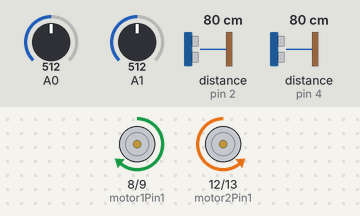
The sketch below on a simulated Arduino Mega 2560, built with avr-gcc and run on an emulated ATmega2560. Shown: motor-driver pin pairs drawn as motors (green arrow = first pin HIGH = forward, orange = second pin HIGH = backward, longer = more drive, scaled by the enable pin). The test bench sets the inputs (shaded band); at power-on: A0 = 512, A1 = 512, distance to the obstacle (sensors on pin 2, pin 4) 80 cm. The echo pulse lasts 58.3 µs per cm; what the sketch prints to the serial monitor is not drawn.

Above: at 1.2 s.
1.3 s: A0 set to 594
2.8 s: A0 set to 626
At 3.4 s:
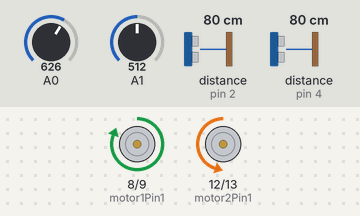
4.3 s: A1 set to 780
At 5.5 s:
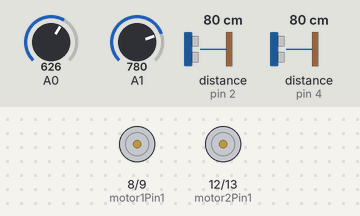
5.8 s: A0 set to 600
At 7.1 s:
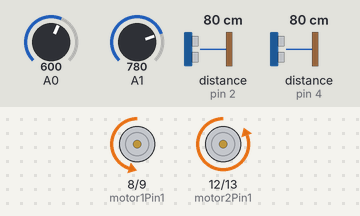
7.5 s: A0 set to 620
At 8.1 s:
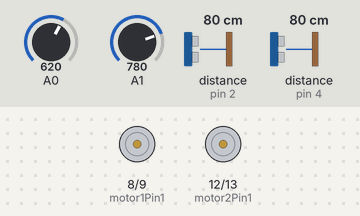
9.0 s: A0 set to 306
At 9.6 s:
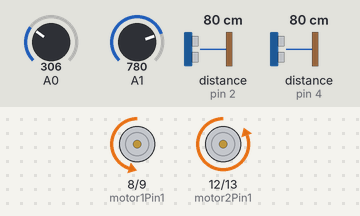
Timing chart, 0 to 11.7 s (numbered marks = the images above; inputs shaded):
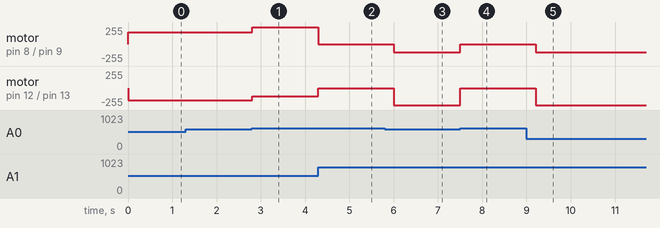

The sketch:

line_tracking.ino
```cpp
// ---------------------------------------------------------------------------
// This example code was used to successfully communicate with 15 ultrasonic sensors. You can adjust
// the number of sensors in your project by changing SONAR_NUM and the number of NewPing objects in the
// "sonar" array. You also need to change the pins for each sensor for the NewPing objects. Each sensor
// is pinged at 33ms intervals. So, one cycle of all sensors takes 495ms (33 * 15 = 495ms). The results
// are sent to the "oneSensorCycle" function which currently just displays the distance data. Your project
// would normally process the sensor results in this function (for example, decide if a robot needs to
// turn and call the turn function). Keep in mind this example is event-driven. Your complete sketch needs
// to be written so there's no "delay" commands and the loop() cycles at faster than a 33ms rate. If other
// processes take longer than 33ms, you'll need to increase PING_INTERVAL so it doesn't get behind.
// ---------------------------------------------------------------------------

/*  Script Arduino permettant le guidage du robot UNIQUEMENT
 *  pour suivre les lignes tracées en noir sur le terrain.
 *  Ce guidage a pour but d'amener le robot aux clapets pour
 *  que celui-ci les actionne.
 *  Deux capteurs sont utilisées : - TCRT5000 (phototransistor)
 *                                 - Capteur ultrason
 *  Auteur : M. Bouzanih
 *  Version 1.0 [17/02/2015]
 */

#include <NewPing.h>

#define SONAR_NUM     2 // Number of sensors.
#define MAX_DISTANCE 200 // Maximum distance (in cm) to ping.
#define PING_INTERVAL 43 // Milliseconds between sensor pings (29ms is about the min to avoid cross-sensor echo). defaut : 33

unsigned long pingTimer[SONAR_NUM]; // Holds the times when the next ping should happen for each sensor.
unsigned int cm[SONAR_NUM];         // Where the ping distances are stored.
uint8_t currentSensor = 0;          // Keeps track of which sensor is active.
NewPing sonar[SONAR_NUM] = {     // Sensor object array.
  NewPing(5, 4, MAX_DISTANCE), // Each sensor's trigger pin, echo pin, and max distance to ping.
  NewPing(3, 2, MAX_DISTANCE)
};

// moteur gauche
int motor1Pin1 = 8;    // pin 3 (Input 1)  du L293D
int motor1Pin2 = 9;    // pin 4 (Input 2) du L293D
int enable1 = 10;     // pin 2 (Enable 1) du L293D

//moteur droit
int motor2Pin1 = 12;    // pin 12 (Input 1)  du L293D
int motor2Pin2 = 13;    // pin 13 (Input 2) du L293D
int enable2 = 11;     // pin 11 (Enable 2) du L293D

int seuil_D = 610; // max = 900
int seuil_G = 770; // max = 915
int color = 1; // 1 pour jaune et 0 pour vert

// Sensor
int ir_right;
int ir_left;


void setup()
{
      Serial.begin(115200);
      pinMode(motor1Pin1, OUTPUT);
      pinMode(motor1Pin2, OUTPUT);
      pinMode(enable1, OUTPUT);

      pinMode(motor2Pin1, OUTPUT);
      pinMode(motor2Pin2, OUTPUT);
      pinMode(enable2, OUTPUT);
      // Mettre la broche Enable a high
      digitalWrite(enable1, HIGH);
      digitalWrite(enable2, HIGH);
      pingTimer[0] = millis() + 75;           // First ping starts at 75ms, gives time for the Arduino to chill before starting.
      for (uint8_t i = 1; i < SONAR_NUM; i++) // Set the starting time for each sensor.
        pingTimer[i] = pingTimer[i - 1] + PING_INTERVAL;
}

void loop()
{
    ir_right = analogRead(A0); // lecture data capteur droit
    delay(2);
    ir_left = analogRead(A1); // gauche

    for (uint8_t i = 0; i < SONAR_NUM; i++)
    { // Loop through all the sensors.
        if (millis() >= pingTimer[i])
        {         // Is it this sensor's time to ping?
            pingTimer[i] += PING_INTERVAL * SONAR_NUM;  // Set next time this sensor will be pinged.
            if (i == 0 && currentSensor == SONAR_NUM - 1) oneSensorCycle(); // Sensor ping cycle complete, do something with the results.
            sonar[currentSensor].timer_stop();          // Make sure previous timer is canceled before starting a new ping (insurance).
            currentSensor = i;                          // Sensor being accessed.
            cm[currentSensor] = 150;                      // Make distance zero in case there's no ping echo for this sensor.
            sonar[currentSensor].ping_timer(echoCheck); // Do the ping (processing continues, interrupt will call echoCheck to look for echo).
          }
    }
    // Other code that *DOESN'T* analyze ping results can go here.
/*
      Serial.print("droite:");
      Serial.print(ir_right);
      Serial.print("\t gauche:");
      Serial.println(ir_left);
 */
    /* Les 4 variables qui suivent représentent des vitesses qui
     * varient en fonction de la valeur analogique des capteurs.
     * Cela demande bcp d'énergie, à tester avec le robot principal.
     */
    int vit_D = (ir_left/1023)*260 ;
    int vit_DC = (ir_left/1023)*150 ;
    int vit_G = (ir_right/1023)*260 ;
    int vit_GC = (ir_right/1023)*150 ;

    if((ir_right > seuil_D) and (ir_left > seuil_G) )
    { // Si les 2 capteurs voient noir
        if(color == 1) // si le robot commence en zone jaune
        {
            //tourner à droite
            turnRight(255, 120 );
            stop(200);
        }
        else
        {
            //tourner à droite
            turnLeft(255, 120 );
            stop(200);
        }

    }
    else if((ir_right < seuil_D) and (ir_left > seuil_G))
    { // Si le capteur gauche détecte le noir
        //tourner à gauche
        turnRight( 255 , 120);
    }
    else if((ir_right > seuil_D) and (ir_left < seuil_G))
    { // Si le capteur droit détecte le noir
        //tourner à gauche
        turnLeft( 255 , 120);
    }
    else
    {
        //aller tout droit
        goStraight(180);
    }
}

/***********************************************************************************/
/********************************** Fonctions **************************************/
/***********************************************************************************/
void turnLeft(int maxi, int mini)
{
      analogWrite(motor1Pin1, maxi); //255
      analogWrite(motor1Pin2, 0);

      analogWrite(motor2Pin1, 0);
      analogWrite(motor2Pin2, mini); //80
}

void turnRight(int maxi, int mini)
{
      analogWrite(motor1Pin1, 0);
      analogWrite(motor1Pin2, mini); //80

      analogWrite(motor2Pin1, 0);
      analogWrite(motor2Pin2, maxi); //255
}

void goStraight(int mean)
{
      analogWrite(motor1Pin1, mean); //150
      analogWrite(motor1Pin2, 0);

      analogWrite(motor2Pin1, 0);
      analogWrite(motor2Pin2, mean); //150
}

void stop(int temps)
{
      analogWrite(motor1Pin1, 0);
      analogWrite(motor1Pin2, 0);

      analogWrite(motor2Pin1, 0);
      analogWrite(motor2Pin2, 0);
      delay(temps);
}

void echoCheck()
{ // If ping received, set the sensor distance to array.
  if (sonar[currentSensor].check_timer())
    cm[currentSensor] = sonar[currentSensor].ping_result / US_ROUNDTRIP_CM;
}

void oneSensorCycle()
{ // Sensor ping cycle complete, do something with the results.
  // The following code would be replaced with your code that does something with the ping results.
  for (uint8_t i = 0; i < SONAR_NUM; i++)
  {
    Serial.print(i);
    Serial.print("=");
    Serial.print(cm[i]);
    Serial.print("cm ");
  }
  Serial.println();

}
```

Measured:
- the behaviour switches between 610 and 611 on A0 (found by bisection; images 0 and 1)
- after the input at 1.3 s, every drawn part: stays the same
- after the input at 2.8 s, motor on pin 8 (motor1Pin1) / pin 9 (motor1Pin2): forward 180/255 → forward 255/255 at once; motor on pin 12 (motor2Pin1) / pin 13 (motor2Pin2): backward 180/255 → backward 120/255 at once
- after the input at 4.3 s, motor on pin 8 (motor1Pin1) / pin 9 (motor1Pin2): forward 255/255 → stopped at once; motor on pin 12 (motor2Pin1) / pin 13 (motor2Pin2): backward 120/255 → stopped at once
- after the input at 5.8 s, motor on pin 8 (motor1Pin1) / pin 9 (motor1Pin2): stopped → backward 120/255 after 0.21 s; motor on pin 12 (motor2Pin1) / pin 13 (motor2Pin2): stopped → backward 255/255 after 0.21 s
- after the input at 7.5 s, motor on pin 8 (motor1Pin1) / pin 9 (motor1Pin2): backward 120/255 → stopped at once; motor on pin 12 (motor2Pin1) / pin 13 (motor2Pin2): backward 255/255 → stopped at once
- after the input at 9.0 s, motor on pin 8 (motor1Pin1) / pin 9 (motor1Pin2): stopped → backward 120/255 after 0.21 s; motor on pin 12 (motor2Pin1) / pin 13 (motor2Pin2): stopped → backward 255/255 after 0.21 s
